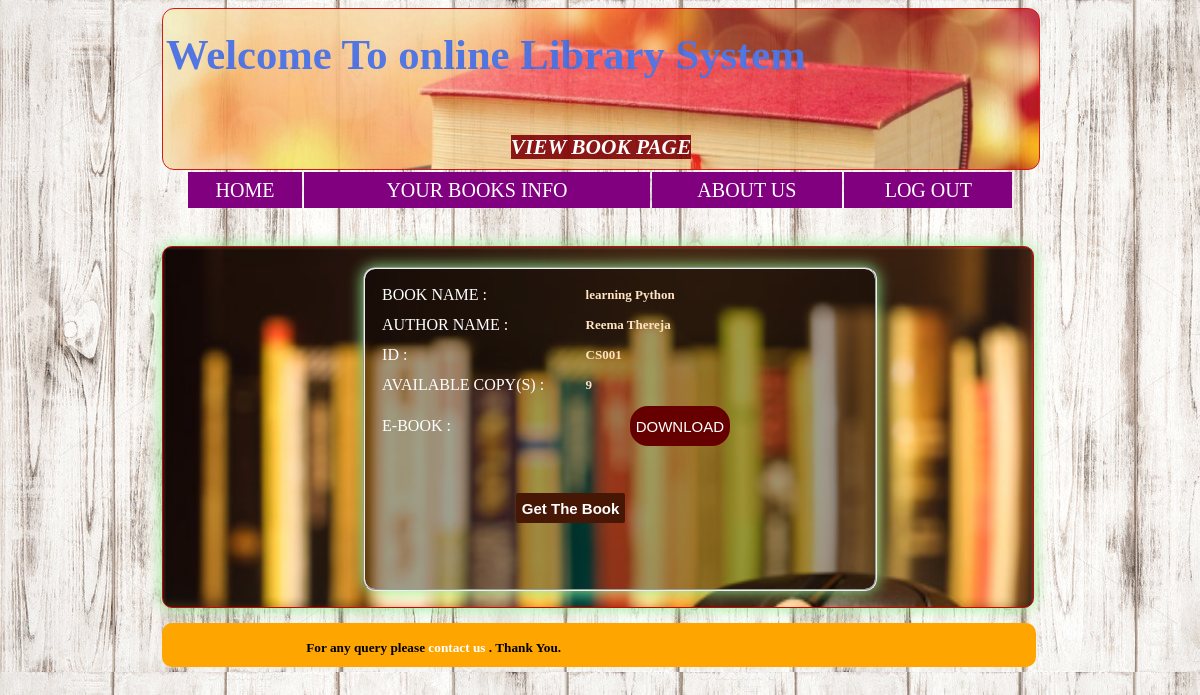
The app's page /view_book.php?id=CS001 with its own data.
### tables this page shows
CREATE TABLE `book` (
  `b_id` varchar(255) NOT NULL,
  `booksname` varchar(50) NOT NULL,
  `authorname` varchar(50) NOT NULL,
  `copies` varchar(20) NOT NULL,
  `avl_cpy` int(100) NOT NULL,
  `dept` varchar(50) NOT NULL,
  `file_name` varchar(255) NOT NULL,
  `path` varchar(200) NOT NULL
);

### view_book.php (the view, shortened to what this page needs)
<?php
$msg="";
include("conn.php");
$id=$_GET['id'];
$query="select * from book where `book`.`b_id`= '$id'";
$query1=mysqli_query($conn,$query);
$ros=mysqli_fetch_array($query1);
$book_name=$ros['booksname'];
$auth_name=$ros['authorname'];
$avl_cpy=$ros['avl_cpy'];
?>
<html>
<head><title>View Book</title>
</head>
<body>
  <div class="box">
   <table  style =" font-size:16pt"  align="center" width="100%" height="100%" >
      <tr>
        <td style="color:royalblue"><h1><marquee>
        Welcome To online Library System
            </marquee></h1></td>
      </tr>
      <tr>
        <td  align="center"><b><i>
        <mark style="background-color:maroon;color:white">VIEW BOOK PAGE</mark></i></b></td>
      </tr>
    </table>
  </div>
   <table id="table1">
	<tr>
		<td class="td1">
			<a href="sdb.php">HOME</a>
		</td>
		<td class="td1">
			<a href="sbooks.php">YOUR BOOKS INFO</a>
		</td>
		<td class="td1">
			<a href="">ABOUT US</a>
		</td>
		<td class="td1">
			<a href="index.php">LOG OUT</a>
		</td>
	</tr>
</table>
    <br>
    <br>
   <div  class="boxtwo" style="border:solid 1px #CF0403;border-radius: 10px; width:73.5%; height:360px; margin-left:13%;background-color:white">
        <fieldset style="background:rgba(0,0,0,0.38)" class="five">
            <form method="post">
<table  id="table2">
	<tr>
		<td  class="td2">
		BOOK NAME :
		</td>
		<td class="td3">
            <?php echo $book_name; ?>
		</td>
	</tr>
	<tr>
		<td class="td2">
	    AUTHOR NAME :
	    </td>
		<td class="td3">
            <?php echo $auth_name; ?>
		</td>
	</tr>
	<tr>
		<td class="td2">
		ID :
		</td>
		<td class="td3">
			<?php echo $id; ?>
		</td>
	</tr>
	<tr>
		<td class="td2">
		AVAILABLE COPY(S) :
		</td>
		<td class="td3">
			<?php echo $avl_cpy; ?>
		</td>
	</tr>
	<tr>
		<td class="td2">
		E-BOOK :
		</td>
		<td class="td2">
			<input type="submit" name="sub" value="DOWNLOAD">
		</td>
	</tr>
	<tr>
		<td style="padding-top: 40px;padding-left: 95px">
		<input type="submit" value="Get The Book" name="rqst" style="background: #461705;border-radius: 2px;height: 30px;border: none;font-weight: bold;color: white" >
		</td>
        <td style="color:yellow;font-weight:bold;text-align:center;padding-top:30px;padding-left:50px"><?php echo $msg; ?></td>
	</tr>
</table>
                </form>
      </fieldset>
      </div >
     <div class="boxthree" style="background-color:orange; border:solid 2px orange;border-radius: 10px; width:73.5%; height:40px; margin-left:13%; margin-top:15px" >
      <marquee behavior="alternate" direction="right" loop="1" style="margin-right:38%" align="center"><h5 style="line-height:1px;">For any query please <a href="aboutus.php">contact us</a> . Thank You.</h5></marquee>
    </div>
  </body>
</html>

### view_book.php (style rules this page uses)
body { background: url(2.jpg); }
#table1 { width: 70%; text-align: center; height: 40px; margin-left: 15%; font-size: 20px; }
#table2 { color: white; }
.td1 { padding: 1px; background-color: purple; }
.td2 { padding: 5px; }
a { text-decoration: none; color: white; }
.box { width:74%; height:160px; border:solid 1px #CF0403; background-image: url("lib.jpeg"); background-size: cover; margin-left: 13%; opacity: .9; border-radius:12px; }
.boxtwo { background-image: url("lg3.jpg"); background-size: cover; box-shadow:0px 0px 15px lightgreen; border-radius:12px; }
.five { padding:10px 0px 10px 10px; width: 500PX; margin-top: 20px; margin-left: 23%; height:300px; border-radius:12px; margin-right: 5%; box-shadow:0px 0px 15px lightgreen; font-size:22px; }
.five input[type="submit"] { font-size:15px; text-align:center; border:none; height:40px; margin-left:40% ; background:#660000; color:#FFFFFF; border-radius:18px; }
.td3 { font-size: 13px; font-family: cambria; color: bisque; font-weight: bold; }

### records on screen
book: booksname "learning Python", authorname "Reema Thereja", avl_cpy "9"

### other values on screen
$id "CS001"
